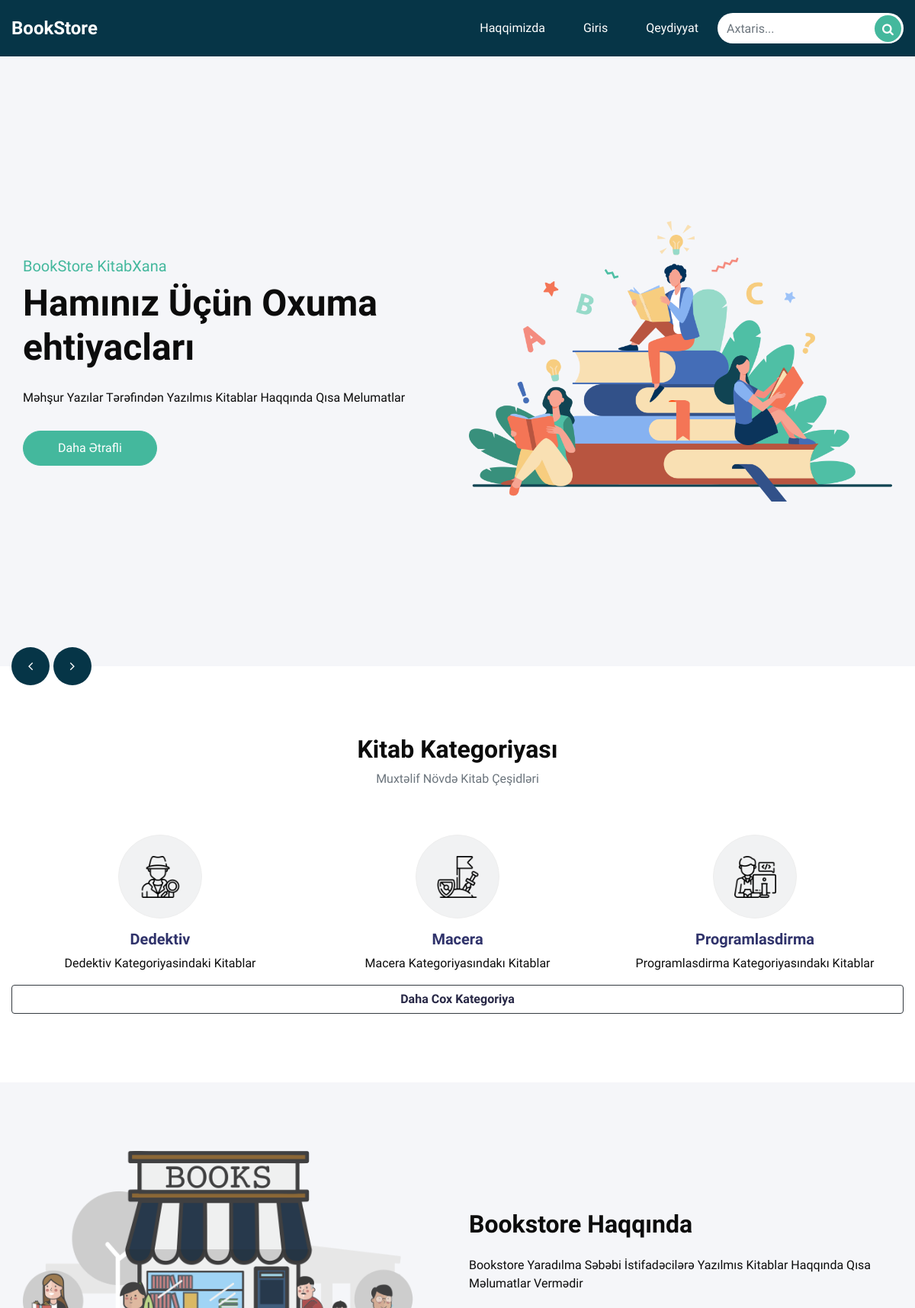
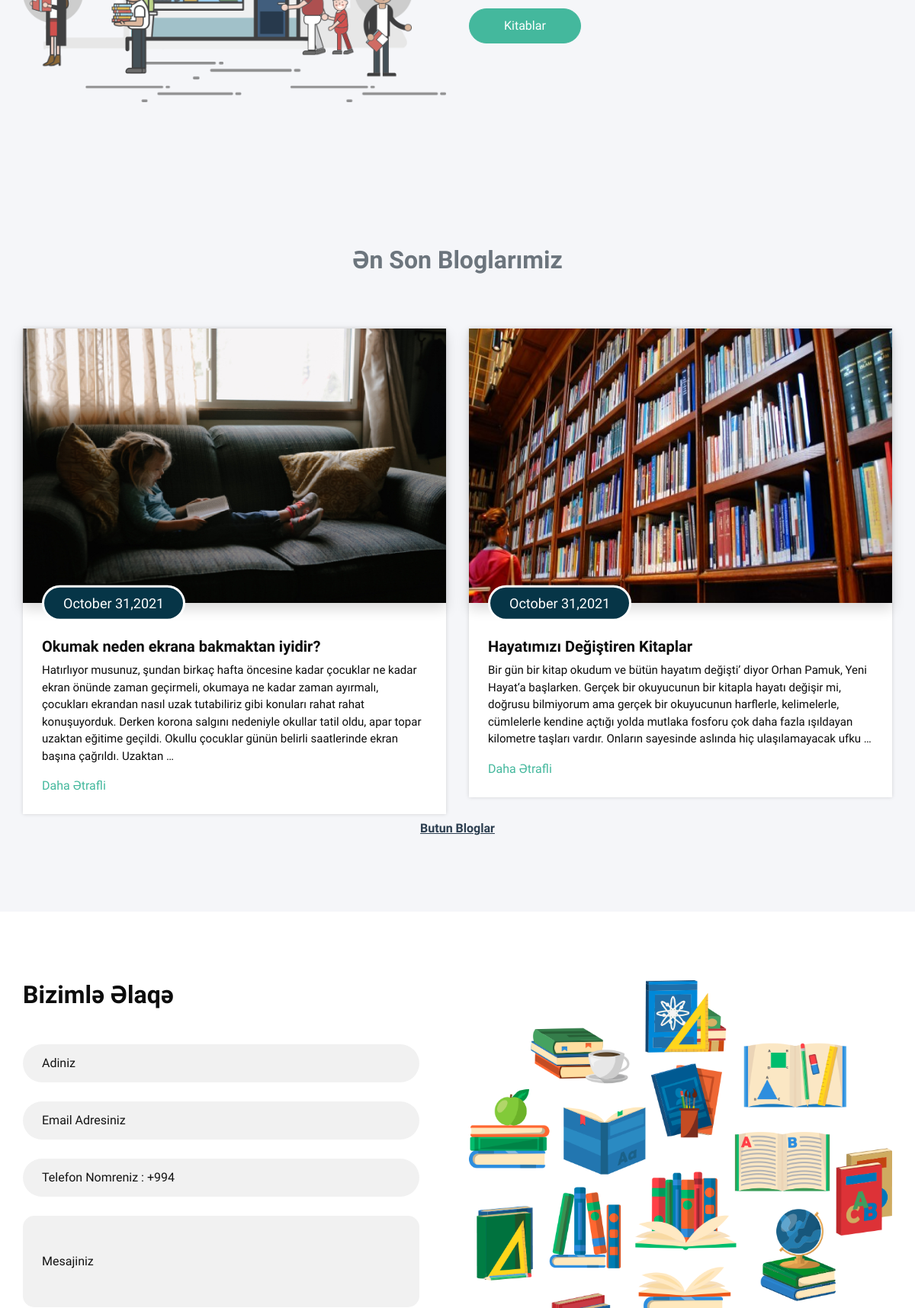
The page / (upper part) on the database its author committed (2 pictures, top to bottom).
### book/models.py (models this page shows, shortened)
class Category(models.Model):
    title = models.CharField(max_length=250)
    slug = models.SlugField()#editable=False olanda yeni gorunmez olur bura amma ehtiyac yoxdur cox
    category_picture = models.ImageField(upload_to='sekiller/')
    text = models.TextField(max_length=255)

class Post(models.Model):
    title = models.CharField(max_length=255)
    content = models.TextField()
    publishing_date = models.DateTimeField(auto_now_add=True)
    image = models.ImageField(upload_to='postpicture',blank=False)
    user = models.ForeignKey(User,on_delete=models.CASCADE)

### book/views.py (the view)
# urls.py: path('',HomeView.as_view(),name='home'),
class HomeView(TemplateView):
    template_name = 'index.html'#yeni book.html gonderilecek bu datalar asagidaki classda datalari cekirik

### book/templatetags/custom_tags.py (called while the page is built)
@register.simple_tag(name='categories')
def all_categories():
    return Category.objects.order_by('-id')[0:3]

@register.simple_tag(name='posts')
def all_posts():
    return Post.objects.all().order_by('-id')[0:2]

### templates/index.html (shortened to what this page needs)
{% extends "base.html" %}
{% load custom_tags %}
{% load static %}
{% block content %}
<!DOCTYPE html>
<html>
<body>
  <div class="hero_area">
    <section class="slider_section ">
      <div id="customCarousel1" class="carousel slide" data-ride="carousel">
        <div class="carousel-inner">
          <div class="carousel-item active">
            <div class="container ">
              <div class="row">
                <div class="col-md-6">
                  <div class="detail-box">
                    <h5>
                      BookStore KitabXana
                    </h5>
                    <h1>
                      Hamınız Üçün
                      Oxuma ehtiyacları<br>
                    </h1>
                    <p>
                      Məhşur Yazılar Tərəfindən Yazılmıs Kitablar Haqqında Qısa Melumatlar
                    </p>
                    <a href="{% url 'booklist' %}">
                      Daha Ətrafli
                    </a>
                  </div>
                </div>
                <div class="col-md-6">
                  <div class="img-box">
                    <img src="{% static 'images/slider-img.png' %}" alt="">
                  </div>
                </div>
              </div>
            </div>
          </div>
        </div>
        <div class="carousel_btn_box">
          <a class="carousel-control-prev" href="#customCarousel1" role="button" data-slide="prev">
            <i class="fa fa-angle-left" aria-hidden="true"></i>
          </a>
          <a class="carousel-control-next" href="#customCarousel1" role="button" data-slide="next">
            <i class="fa fa-angle-right" aria-hidden="true"></i>
          </a>
        </div>
      </div>
    </section>
  </div>
  <section class="catagory_section layout_padding">
    <div class="catagory_container">
      <div class="container ">
        <div class="heading_container heading_center">
          <h2>
            Kitab Kategoriyası
          </h2>
          <p class="text-muted">
            Muxtəlif Növdə Kitab Çeşidləri
          </p>
        </div>
        <div class="row">
          {% categories as kategoriyalar %}
          {% for kategoriya in kategoriyalar %}
          <div class="col-sm-6 col-md-4 ">
            <div class="box ">
              <div class="img-box kitab">
                <img src="{{kategoriya.category_picture.url}}" alt="">
              </div>
              <div class="detail-box">
                <h5>
                  <a style="color: #30336b;" id="kategoryTitle"
                    href="{% url 'categorybook' kategoriya.slug  %}">{{kategoriya.title}}</a>
                </h5>
                <p>
                  {{kategoriya.text}}
              </div>
            </div>
          </div>
          {% endfor %}
          <a href="{% url 'categorys' %}" class="btn btn-outline-dark btn-block text-dark" id="dahacox">Daha Cox
            Kategoriya</a>
        </div>
      </div>
    </div>
  </section>
  <section class="about_section layout_padding">
    <div class="container ">
      <div class="row">
        <div class="col-md-6">
          <div class="img-box">
            <img src="{% static 'images/about-img.png' %}" alt="">
          </div>
        </div>
        <div class="col-md-6">
          <div class="detail-box">
            <div class="heading_container">
              <h2>
                Bookstore Haqqında
              </h2>
            </div>
            <p>
              Bookstore Yaradılma Səbəbi İstifadəcilərə Yazılmıs Kitablar Haqqında Qısa Məlumatlar Vermədir
            </p>
            <a href="{% url 'booklist' %}">
              Kitablar</a>
          </div>
        </div>
      </div>
    </div>
  </section>
  <section class="blog_section layout_padding">
    <div class="container">
      <div class="heading_container heading_center">
        <h2 class="p-2 text-secondary" id="blogtitle">
          Ən Son Bloglarımiz
        </h2>
      </div>
      <div class="row">
        {% posts as postlar %}
        {% for post in postlar %}
        <div class="col-md-6">
          <div class="box">
            <div class="img-box">
              <img class="shadow" src="{{post.image.url}}" height="360px" alt="">
              <h4 class="blog_date">
                <span>
                  {{post.publishing_date|date:'F d,Y'}}
                </span>
              </h4>
            </div>
            <div class="detail-box">
              <h5>
                {{post.title}}
              </h5>
              <p>
                {{post.content|truncatewords:50}}
              </p>
              <a href="{% url 'postdetail' post.id %}">
                Daha Ətrafli
              </a>
            </div>
          </div>
        </div>
        {% endfor %}
        <a href="{% url 'posts' %}" class="btn btn-block font-weight-bold"
          style="color: #2c3e50 !important;text-decoration: underline ;">Butun Bloglar</a>
      </div>
    </div>
  </section>
  <section class="contact_section layout_padding">
    <div class="container">
      <div class="row">
        <div class="col-md-6 ">
          <div class="heading_container ">
            <h2 class="">
              Bizimlə Əlaqə
            </h2>
          </div>
          <form id="formAlani">
            <div>
              <input type="text" placeholder="Adiniz" / id="ad">
            </div>
            <div>
              <input type="email" placeholder="Email Adresiniz"/ id="emailAdress">
            </div>
            <div>
              <input type="text" placeholder="Telefon Nomreniz : +994"/ id="telefonNomre">
            </div>
            <div>
              <input type="text" class="message-box" placeholder="Mesajiniz" / id="mesajAdress">
            </div>
          </form>
        </div>
        <div class="col-md-6">
          <div class="img-box">
            <img src="{% static 'images/contact-img.png' %}" alt="">
          </div>
        </div>
      </div>
    </div>
  </section>
</body>
</html>
{% endblock content %}

### templates/base.html (shortened to what this page needs)
{% load static %}
<head>
    <link rel="stylesheet" href="https://stackpath.bootstrapcdn.com/bootstrap/4.1.3/css/bootstrap.min.css">
    <link rel="stylesheet" type="text/css" href="{% static 'css/bootstrap.css' %}" />
    <link href="{% static 'css/font-awesome.min.css' %}" rel="stylesheet" />
    <link href="{% static 'css/style.css' %}" rel="stylesheet" />
    <link href="{% static 'css/responsive.css' %}" rel="stylesheet" />
</head>
<header class="header_section">
    <div class="container-fluid">
        <nav class="navbar navbar-expand-lg custom_nav-container ">
            <a class="navbar-brand" href="{% url 'home' %}">
                <span>
                    BookStore
                </span>
            </a>
            <div class="collapse navbar-collapse" id="navbarSupportedContent">
                <ul class="navbar-nav">
                    <li class="nav-item">
                        <a class="nav-link" href="{% url 'about' %}">Haqqimizda</a>
                    </li>
                    {% if request.user.is_authenticated %}
                        <li class="nav-item">
                            <a class="nav-link" href="{% url 'categorys' %}">Kategoriyalar</a>
                        </li>
                        <li class="nav-item">
                            <a class="nav-link" href="{% url 'booklist' %}">Kitablarimiz</a>
                        </li>
                        <li class="nav-item">
                            <a class="nav-link" href="{% url 'contact' %}">Əlaqə</a>
                        </li>
                        <li class="nav-item">
                            <a class="nav-link" href="{% url 'logout' %}">Cixis</a>
                        </li>
                        <li class="nav-item" id="profilSekilId">
                        </li>
                    {% else %}
                        <li class="nav-item">
                            <a class="nav-link" href="{% url 'login' %}">Giris</a>
                        </li>
                        <li class="nav-item">
                            <a class="nav-link" href="{% url 'register' %}">Qeydiyyat</a>
                        </li>
                    {% endif %}
                </ul>
                <from class="search_form">
                    <input type="text" class="form-control" placeholder="Axtaris...">
                    <button class="" type="submit">
                        <i class="fa fa-search" aria-hidden="true"></i>
                    </button>
                </from>
            </div>
        </nav>
    </div>
</header>
{% block content %}
{% endblock content %}

### static/css/responsive.css (style rules this page uses)
@media (min-width: 1200px) { .container { max-width: 1170px; } }

### templates/index.html (style rules this page uses)
.kitab { border: 1px solid #eee; }
#dahacox { color: #282846 !important; font-weight: bold !important; }

### rows shown on the page
Category: category_picture (picture), title "Dedektiv", text "Dedektiv Kategoriyasindaki Kitablar"
Category: category_picture (picture), title "Macera", text "Macera Kategoriyasındakı Kitablar"
Category: category_picture (picture), title "Programlasdirma", text "Programlasdirma Kategoriyasındakı Kitablar"
Post: image (picture), publishing_date "October 31,2021", title "Okumak neden ekrana bakmaktan iyidir?", content "Hatırlıyor musunuz, şundan birkaç hafta öncesine kadar çocuklar ne kadar ekran önünde zaman geçirmeli, okumaya ne kadar zaman ayırmalı, çocukları ekrandan nasıl uzak tutabiliriz gibi konuları rahat rahat konuşuyorduk. Derken korona salgını nedeniyle okullar tatil oldu, apar topar uzaktan eğitime geçildi. Okullu çocuklar günün belirli saatlerinde ekran başına çağrıldı. Uzaktan …"
Post: image (picture), publishing_date "October 31,2021", title "Hayatımızı Değiştiren Kitaplar", content "Bir gün bir kitap okudum ve bütün hayatım değişti’ diyor Orhan Pamuk, Yeni Hayat‘a başlarken. Gerçek bir okuyucunun bir kitapla hayatı değişir mi, doğrusu bilmiyorum ama gerçek bir okuyucunun harflerle, kelimelerle, cümlelerle kendine açtığı yolda mutlaka fosforu çok daha fazla ışıldayan kilometre taşları vardır. Onların sayesinde aslında hiç ulaşılamayacak ufku …"
